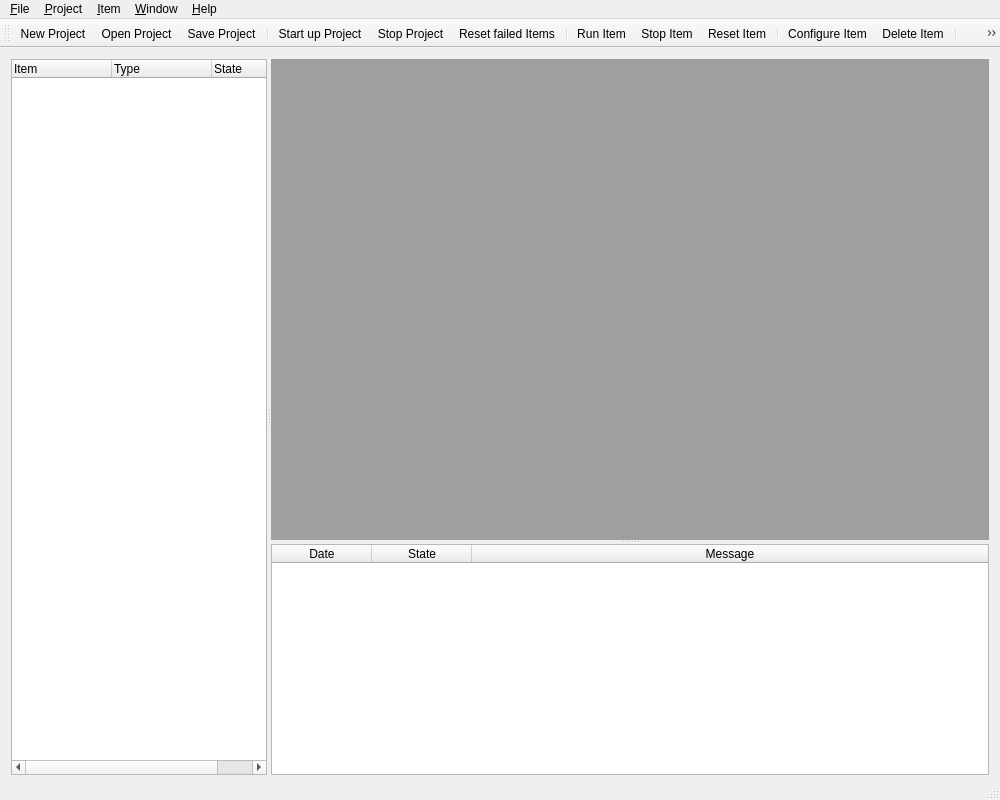
<?xml version="1.0" encoding="UTF-8"?>
<ui version="4.0">
 <class>DynExpManagerClass</class>
 <widget class="QMainWindow" name="DynExpManagerClass">
  <property name="geometry">
   <rect>
    <x>0</x>
    <y>0</y>
    <width>1000</width>
    <height>800</height>
   </rect>
  </property>
  <property name="contextMenuPolicy">
   <enum>Qt::NoContextMenu</enum>
  </property>
  <property name="windowTitle">
   <string>DynExp Manager</string>
  </property>
  <property name="windowIcon">
   <iconset resource="DynExpManager.qrc">
    <normaloff>:/DynExpManager/icons/DynExp.svg</normaloff>:/DynExpManager/icons/DynExp.svg</iconset>
  </property>
  <property name="locale">
   <locale language="English" country="UnitedStates"/>
  </property>
  <widget class="QWidget" name="centralWidget">
   <layout class="QHBoxLayout" name="centralWidget_layout">
    <property name="bottomMargin">
     <number>3</number>
    </property>
    <item>
     <widget class="QSplitter" name="splitterInstrListMain">
      <property name="orientation">
       <enum>Qt::Horizontal</enum>
      </property>
      <property name="childrenCollapsible">
       <bool>false</bool>
      </property>
      <widget class="QTreeWidget" name="treeItems">
       <property name="minimumSize">
        <size>
         <width>120</width>
         <height>300</height>
        </size>
       </property>
       <property name="contextMenuPolicy">
        <enum>Qt::CustomContextMenu</enum>
       </property>
       <property name="animated">
        <bool>true</bool>
       </property>
       <property name="columnCount">
        <number>3</number>
       </property>
       <column>
        <property name="text">
         <string>Item</string>
        </property>
       </column>
       <column>
        <property name="text">
         <string>Type</string>
        </property>
       </column>
       <column>
        <property name="text">
         <string>State</string>
        </property>
       </column>
      </widget>
      <widget class="QWidget" name="verticalMDI" native="true">
       <property name="sizePolicy">
        <sizepolicy hsizetype="Preferred" vsizetype="Preferred">
         <horstretch>1</horstretch>
         <verstretch>0</verstretch>
        </sizepolicy>
       </property>
       <layout class="QVBoxLayout" name="verticalMDI_layout">
        <property name="spacing">
         <number>0</number>
        </property>
        <property name="leftMargin">
         <number>0</number>
        </property>
        <property name="topMargin">
         <number>0</number>
        </property>
        <property name="rightMargin">
         <number>0</number>
        </property>
        <property name="bottomMargin">
         <number>0</number>
        </property>
        <item>
         <widget class="QSplitter" name="splitterMDILog">
          <property name="orientation">
           <enum>Qt::Vertical</enum>
          </property>
          <property name="childrenCollapsible">
           <bool>false</bool>
          </property>
          <widget class="QMdiArea" name="mdiMain">
           <property name="sizePolicy">
            <sizepolicy hsizetype="Expanding" vsizetype="Expanding">
             <horstretch>0</horstretch>
             <verstretch>0</verstretch>
            </sizepolicy>
           </property>
           <property name="minimumSize">
            <size>
             <width>400</width>
             <height>300</height>
            </size>
           </property>
           <property name="verticalScrollBarPolicy">
            <enum>Qt::ScrollBarAsNeeded</enum>
           </property>
           <property name="horizontalScrollBarPolicy">
            <enum>Qt::ScrollBarAsNeeded</enum>
           </property>
          </widget>
          <widget class="QTableWidget" name="tableLog">
           <property name="minimumSize">
            <size>
             <width>0</width>
             <height>40</height>
            </size>
           </property>
           <property name="contextMenuPolicy">
            <enum>Qt::CustomContextMenu</enum>
           </property>
           <property name="editTriggers">
            <set>QAbstractItemView::NoEditTriggers</set>
           </property>
           <property name="tabKeyNavigation">
            <bool>false</bool>
           </property>
           <property name="alternatingRowColors">
            <bool>true</bool>
           </property>
           <property name="selectionMode">
            <enum>QAbstractItemView::SingleSelection</enum>
           </property>
           <property name="selectionBehavior">
            <enum>QAbstractItemView::SelectRows</enum>
           </property>
           <property name="horizontalScrollMode">
            <enum>QAbstractItemView::ScrollPerPixel</enum>
           </property>
           <property name="showGrid">
            <bool>false</bool>
           </property>
           <property name="wordWrap">
            <bool>false</bool>
           </property>
           <property name="rowCount">
            <number>0</number>
           </property>
           <property name="columnCount">
            <number>3</number>
           </property>
           <attribute name="horizontalHeaderHighlightSections">
            <bool>false</bool>
           </attribute>
           <attribute name="horizontalHeaderStretchLastSection">
            <bool>true</bool>
           </attribute>
           <attribute name="verticalHeaderVisible">
            <bool>false</bool>
           </attribute>
           <column>
            <property name="text">
             <string>Date</string>
            </property>
           </column>
           <column>
            <property name="text">
             <string>State</string>
            </property>
           </column>
           <column>
            <property name="text">
             <string>Message</string>
            </property>
           </column>
          </widget>
         </widget>
        </item>
       </layout>
      </widget>
     </widget>
    </item>
   </layout>
  </widget>
  <widget class="QMenuBar" name="menuMain">
   <property name="geometry">
    <rect>
     <x>0</x>
     <y>0</y>
     <width>1000</width>
     <height>21</height>
    </rect>
   </property>
   <widget class="QMenu" name="menu_File">
    <property name="locale">
     <locale language="English" country="UnitedStates"/>
    </property>
    <property name="title">
     <string>&amp;File</string>
    </property>
    <addaction name="action_New_Project"/>
    <addaction name="action_Open_Project"/>
    <addaction name="action_Save_Project"/>
    <addaction name="action_Save_Project_As"/>
    <addaction name="separator"/>
    <addaction name="action_Close"/>
   </widget>
   <widget class="QMenu" name="menu_Help">
    <property name="locale">
     <locale language="English" country="UnitedStates"/>
    </property>
    <property name="title">
     <string>&amp;Help</string>
    </property>
    <addaction name="action_About_DynExp"/>
   </widget>
   <widget class="QMenu" name="menu_Project">
    <property name="locale">
     <locale language="English" country="UnitedStates"/>
    </property>
    <property name="title">
     <string>&amp;Project</string>
    </property>
    <widget class="QMenu" name="menu_Add_Hardware_Adapter">
     <property name="locale">
      <locale language="English" country="UnitedStates"/>
     </property>
     <property name="title">
      <string>Add Hardware &amp;Adapter</string>
     </property>
    </widget>
    <widget class="QMenu" name="menu_Add_Instrument">
     <property name="locale">
      <locale language="English" country="UnitedStates"/>
     </property>
     <property name="title">
      <string>Add I&amp;nstrument</string>
     </property>
    </widget>
    <widget class="QMenu" name="menu_Add_Module">
     <property name="locale">
      <locale language="English" country="UnitedStates"/>
     </property>
     <property name="title">
      <string>Add &amp;Module</string>
     </property>
    </widget>
    <addaction name="menu_Add_Hardware_Adapter"/>
    <addaction name="menu_Add_Instrument"/>
    <addaction name="menu_Add_Module"/>
    <addaction name="separator"/>
    <addaction name="action_Start_up_Project"/>
    <addaction name="action_Stop_Project"/>
    <addaction name="action_Reset_failed_Items"/>
    <addaction name="separator"/>
    <addaction name="action_Project_Settings"/>
   </widget>
   <widget class="QMenu" name="menu_Item">
    <property name="title">
     <string>&amp;Item</string>
    </property>
    <addaction name="action_Run_Item"/>
    <addaction name="action_Stop_Item"/>
    <addaction name="action_Force_Stop_Item"/>
    <addaction name="action_Reset_Item"/>
    <addaction name="separator"/>
    <addaction name="action_Configure_Item"/>
    <addaction name="action_Delete_Item"/>
   </widget>
   <widget class="QMenu" name="menu_Window">
    <property name="title">
     <string>&amp;Window</string>
    </property>
    <widget class="QMenu" name="menu_UI_Theme">
     <property name="title">
      <string>&amp;Theme</string>
     </property>
    </widget>
    <addaction name="menu_UI_Theme"/>
    <addaction name="separator"/>
    <addaction name="action_Show_Circuit_Diagram"/>
    <addaction name="separator"/>
    <addaction name="action_Dock_Undock_Window"/>
    <addaction name="action_Restore_Windows_from_Settings"/>
    <addaction name="separator"/>
    <addaction name="action_Dummy_NoWindow"/>
   </widget>
   <addaction name="menu_File"/>
   <addaction name="menu_Project"/>
   <addaction name="menu_Item"/>
   <addaction name="menu_Window"/>
   <addaction name="menu_Help"/>
  </widget>
  <widget class="QToolBar" name="toolBarMain">
   <attribute name="toolBarArea">
    <enum>TopToolBarArea</enum>
   </attribute>
   <attribute name="toolBarBreak">
    <bool>false</bool>
   </attribute>
   <addaction name="action_New_Project"/>
   <addaction name="action_Open_Project"/>
   <addaction name="action_Save_Project"/>
   <addaction name="separator"/>
   <addaction name="action_Start_up_Project"/>
   <addaction name="action_Stop_Project"/>
   <addaction name="action_Reset_failed_Items"/>
   <addaction name="separator"/>
   <addaction name="action_Run_Item"/>
   <addaction name="action_Stop_Item"/>
   <addaction name="action_Reset_Item"/>
   <addaction name="separator"/>
   <addaction name="action_Configure_Item"/>
   <addaction name="action_Delete_Item"/>
   <addaction name="separator"/>
   <addaction name="action_Show_Circuit_Diagram"/>
  </widget>
  <widget class="QStatusBar" name="statusBarMain"/>
  <action name="action_Close">
   <property name="text">
    <string>&amp;Close</string>
   </property>
  </action>
  <action name="action_About_DynExp">
   <property name="text">
    <string>&amp;About DynExp</string>
   </property>
  </action>
  <action name="action_New_Project">
   <property name="icon">
    <iconset resource="DynExpManager.qrc">
     <normaloff>:/DynExpManager/icons/Document-new.svg</normaloff>:/DynExpManager/icons/Document-new.svg</iconset>
   </property>
   <property name="text">
    <string>&amp;New Project</string>
   </property>
   <property name="shortcut">
    <string>Ctrl+N</string>
   </property>
  </action>
  <action name="action_Save_Project">
   <property name="icon">
    <iconset resource="DynExpManager.qrc">
     <normaloff>:/DynExpManager/icons/Document-save.svg</normaloff>:/DynExpManager/icons/Document-save.svg</iconset>
   </property>
   <property name="text">
    <string>&amp;Save Project</string>
   </property>
   <property name="shortcut">
    <string>Ctrl+S</string>
   </property>
  </action>
  <action name="action_Open_Project">
   <property name="icon">
    <iconset resource="DynExpManager.qrc">
     <normaloff>:/DynExpManager/icons/Document-open.svg</normaloff>:/DynExpManager/icons/Document-open.svg</iconset>
   </property>
   <property name="text">
    <string>&amp;Open Project</string>
   </property>
   <property name="toolTip">
    <string>Open Project</string>
   </property>
   <property name="shortcut">
    <string>Ctrl+O</string>
   </property>
  </action>
  <action name="action_Delete_Item">
   <property name="icon">
    <iconset resource="DynExpManager.qrc">
     <normaloff>:/DynExpManager/icons/Edit-delete.svg</normaloff>:/DynExpManager/icons/Edit-delete.svg</iconset>
   </property>
   <property name="text">
    <string>&amp;Delete Item</string>
   </property>
   <property name="shortcut">
    <string>Ctrl+Del</string>
   </property>
  </action>
  <action name="action_Configure_Item">
   <property name="icon">
    <iconset resource="DynExpManager.qrc">
     <normaloff>:/DynExpManager/icons/Preferences-system.svg</normaloff>:/DynExpManager/icons/Preferences-system.svg</iconset>
   </property>
   <property name="text">
    <string>&amp;Configure Item</string>
   </property>
   <property name="shortcut">
    <string>Ctrl+E</string>
   </property>
  </action>
  <action name="action_Reset_Item">
   <property name="icon">
    <iconset resource="DynExpManager.qrc">
     <normaloff>:/DynExpManager/icons/View-refresh.svg</normaloff>:/DynExpManager/icons/View-refresh.svg</iconset>
   </property>
   <property name="text">
    <string>&amp;Reset Item</string>
   </property>
   <property name="shortcut">
    <string>Ctrl+R</string>
   </property>
  </action>
  <action name="action_Stop_Item">
   <property name="icon">
    <iconset resource="DynExpManager.qrc">
     <normaloff>:/DynExpManager/icons/Media-playback-stop.svg</normaloff>:/DynExpManager/icons/Media-playback-stop.svg</iconset>
   </property>
   <property name="text">
    <string>S&amp;top Item</string>
   </property>
   <property name="shortcut">
    <string>Ctrl+T</string>
   </property>
  </action>
  <action name="action_Run_Item">
   <property name="icon">
    <iconset resource="DynExpManager.qrc">
     <normaloff>:/DynExpManager/icons/Media-playback-start.svg</normaloff>:/DynExpManager/icons/Media-playback-start.svg</iconset>
   </property>
   <property name="text">
    <string>R&amp;un Item</string>
   </property>
   <property name="shortcut">
    <string>F5</string>
   </property>
  </action>
  <action name="action_Dummy_NoWindow">
   <property name="enabled">
    <bool>false</bool>
   </property>
   <property name="text">
    <string>No windows opened</string>
   </property>
  </action>
  <action name="action_Start_up_Project">
   <property name="icon">
    <iconset resource="DynExpManager.qrc">
     <normaloff>:/DynExpManager/icons/Document-run.png</normaloff>:/DynExpManager/icons/Document-run.png</iconset>
   </property>
   <property name="text">
    <string>Start &amp;up Project</string>
   </property>
   <property name="shortcut">
    <string>Shift+F5</string>
   </property>
  </action>
  <action name="action_Dock_Undock_Window">
   <property name="icon">
    <iconset resource="DynExpManager.qrc">
     <normaloff>:/DynExpManager/icons/Preferences-system-windows.svg</normaloff>:/DynExpManager/icons/Preferences-system-windows.svg</iconset>
   </property>
   <property name="text">
    <string>Un&amp;dock Window</string>
   </property>
   <property name="shortcut">
    <string>Ctrl+D</string>
   </property>
  </action>
  <action name="action_Stop_Project">
   <property name="icon">
    <iconset resource="DynExpManager.qrc">
     <normaloff>:/DynExpManager/icons/Document-stop.png</normaloff>:/DynExpManager/icons/Document-stop.png</iconset>
   </property>
   <property name="text">
    <string>S&amp;top Project</string>
   </property>
   <property name="shortcut">
    <string>Ctrl+Shift+T</string>
   </property>
  </action>
  <action name="action_Reset_failed_Items">
   <property name="icon">
    <iconset resource="DynExpManager.qrc">
     <normaloff>:/DynExpManager/icons/View-refresh-failed.svg</normaloff>:/DynExpManager/icons/View-refresh-failed.svg</iconset>
   </property>
   <property name="text">
    <string>&amp;Reset failed Items</string>
   </property>
   <property name="shortcut">
    <string>Ctrl+Shift+R</string>
   </property>
  </action>
  <action name="action_Force_Stop_Item">
   <property name="text">
    <string>&amp;Force Stop Item</string>
   </property>
   <property name="shortcut">
    <string>Ctrl+Alt+T</string>
   </property>
  </action>
  <action name="action_Project_Settings">
   <property name="text">
    <string>&amp;Settings...</string>
   </property>
  </action>
  <action name="action_Save_Project_As">
   <property name="text">
    <string>Save Project &amp;As...</string>
   </property>
   <property name="shortcut">
    <string>Ctrl+Shift+S</string>
   </property>
  </action>
  <action name="action_Restore_Windows_from_Settings">
   <property name="icon">
    <iconset resource="DynExpManager.qrc">
     <normaloff>:/DynExpManager/icons/Edit-undo.svg</normaloff>:/DynExpManager/icons/Edit-undo.svg</iconset>
   </property>
   <property name="text">
    <string>&amp;Restore Windows from Settings</string>
   </property>
   <property name="shortcut">
    <string>Ctrl+Shift+D</string>
   </property>
  </action>
  <action name="action_Show_Circuit_Diagram">
   <property name="icon">
    <iconset resource="DynExpManager.qrc">
     <normaloff>:/DynExpManager/icons/DynExp.svg</normaloff>:/DynExpManager/icons/DynExp.svg</iconset>
   </property>
   <property name="text">
    <string>Show Circ&amp;uit Diagram</string>
   </property>
   <property name="shortcut">
    <string>Ctrl+U</string>
   </property>
  </action>
 </widget>
 <layoutdefault spacing="6" margin="11"/>
 <resources>
  <include location="DynExpManager.qrc"/>
 </resources>
 <connections>
  <connection>
   <sender>tableLog</sender>
   <signal>customContextMenuRequested(QPoint)</signal>
   <receiver>DynExpManagerClass</receiver>
   <slot>OnLogContextMenuRequested(QPoint)</slot>
   <hints>
    <hint type="sourcelabel">
     <x>674</x>
     <y>648</y>
    </hint>
    <hint type="destinationlabel">
     <x>665</x>
     <y>-8</y>
    </hint>
   </hints>
  </connection>
  <connection>
   <sender>action_About_DynExp</sender>
   <signal>triggered()</signal>
   <receiver>DynExpManagerClass</receiver>
   <slot>OnAboutClicked()</slot>
   <hints>
    <hint type="sourcelabel">
     <x>-1</x>
     <y>-1</y>
    </hint>
    <hint type="destinationlabel">
     <x>499</x>
     <y>399</y>
    </hint>
   </hints>
  </connection>
  <connection>
   <sender>action_Close</sender>
   <signal>triggered()</signal>
   <receiver>DynExpManagerClass</receiver>
   <slot>close()</slot>
   <hints>
    <hint type="sourcelabel">
     <x>-1</x>
     <y>-1</y>
    </hint>
    <hint type="destinationlabel">
     <x>499</x>
     <y>399</y>
    </hint>
   </hints>
  </connection>
  <connection>
   <sender>action_New_Project</sender>
   <signal>triggered()</signal>
   <receiver>DynExpManagerClass</receiver>
   <slot>OnNewProject()</slot>
   <hints>
    <hint type="sourcelabel">
     <x>-1</x>
     <y>-1</y>
    </hint>
    <hint type="destinationlabel">
     <x>499</x>
     <y>399</y>
    </hint>
   </hints>
  </connection>
  <connection>
   <sender>action_Open_Project</sender>
   <signal>triggered()</signal>
   <receiver>DynExpManagerClass</receiver>
   <slot>OnOpenProject()</slot>
   <hints>
    <hint type="sourcelabel">
     <x>-1</x>
     <y>-1</y>
    </hint>
    <hint type="destinationlabel">
     <x>499</x>
     <y>399</y>
    </hint>
   </hints>
  </connection>
  <connection>
   <sender>action_Save_Project</sender>
   <signal>triggered()</signal>
   <receiver>DynExpManagerClass</receiver>
   <slot>OnSaveProject()</slot>
   <hints>
    <hint type="sourcelabel">
     <x>-1</x>
     <y>-1</y>
    </hint>
    <hint type="destinationlabel">
     <x>499</x>
     <y>399</y>
    </hint>
   </hints>
  </connection>
  <connection>
   <sender>action_Delete_Item</sender>
   <signal>triggered()</signal>
   <receiver>DynExpManagerClass</receiver>
   <slot>OnDeleteItem()</slot>
   <hints>
    <hint type="sourcelabel">
     <x>-1</x>
     <y>-1</y>
    </hint>
    <hint type="destinationlabel">
     <x>499</x>
     <y>399</y>
    </hint>
   </hints>
  </connection>
  <connection>
   <sender>action_Configure_Item</sender>
   <signal>triggered()</signal>
   <receiver>DynExpManagerClass</receiver>
   <slot>OnConfigureItem()</slot>
   <hints>
    <hint type="sourcelabel">
     <x>-1</x>
     <y>-1</y>
    </hint>
    <hint type="destinationlabel">
     <x>499</x>
     <y>399</y>
    </hint>
   </hints>
  </connection>
  <connection>
   <sender>action_Run_Item</sender>
   <signal>triggered()</signal>
   <receiver>DynExpManagerClass</receiver>
   <slot>OnRunItem()</slot>
   <hints>
    <hint type="sourcelabel">
     <x>-1</x>
     <y>-1</y>
    </hint>
    <hint type="destinationlabel">
     <x>499</x>
     <y>399</y>
    </hint>
   </hints>
  </connection>
  <connection>
   <sender>action_Stop_Item</sender>
   <signal>triggered()</signal>
   <receiver>DynExpManagerClass</receiver>
   <slot>OnStopItem()</slot>
   <hints>
    <hint type="sourcelabel">
     <x>-1</x>
     <y>-1</y>
    </hint>
    <hint type="destinationlabel">
     <x>499</x>
     <y>399</y>
    </hint>
   </hints>
  </connection>
  <connection>
   <sender>action_Reset_Item</sender>
   <signal>triggered()</signal>
   <receiver>DynExpManagerClass</receiver>
   <slot>OnResetItem()</slot>
   <hints>
    <hint type="sourcelabel">
     <x>-1</x>
     <y>-1</y>
    </hint>
    <hint type="destinationlabel">
     <x>499</x>
     <y>399</y>
    </hint>
   </hints>
  </connection>
  <connection>
   <sender>treeItems</sender>
   <signal>itemSelectionChanged()</signal>
   <receiver>DynExpManagerClass</receiver>
   <slot>OnItemSelectionChanged()</slot>
   <hints>
    <hint type="sourcelabel">
     <x>136</x>
     <y>417</y>
    </hint>
    <hint type="destinationlabel">
     <x>499</x>
     <y>399</y>
    </hint>
   </hints>
  </connection>
  <connection>
   <sender>treeItems</sender>
   <signal>itemDoubleClicked(QTreeWidgetItem*,int)</signal>
   <receiver>DynExpManagerClass</receiver>
   <slot>OnItemDoubleClicked(QTreeWidgetItem*,int)</slot>
   <hints>
    <hint type="sourcelabel">
     <x>136</x>
     <y>417</y>
    </hint>
    <hint type="destinationlabel">
     <x>499</x>
     <y>399</y>
    </hint>
   </hints>
  </connection>
  <connection>
   <sender>action_Start_up_Project</sender>
   <signal>triggered()</signal>
   <receiver>DynExpManagerClass</receiver>
   <slot>OnRunProject()</slot>
   <hints>
    <hint type="sourcelabel">
     <x>-1</x>
     <y>-1</y>
    </hint>
    <hint type="destinationlabel">
     <x>499</x>
     <y>399</y>
    </hint>
   </hints>
  </connection>
  <connection>
   <sender>treeItems</sender>
   <signal>customContextMenuRequested(QPoint)</signal>
   <receiver>DynExpManagerClass</receiver>
   <slot>OnItemTreeContextMenuRequested(QPoint)</slot>
   <hints>
    <hint type="sourcelabel">
     <x>136</x>
     <y>417</y>
    </hint>
    <hint type="destinationlabel">
     <x>499</x>
     <y>399</y>
    </hint>
   </hints>
  </connection>
  <connection>
   <sender>action_Dock_Undock_Window</sender>
   <signal>triggered()</signal>
   <receiver>DynExpManagerClass</receiver>
   <slot>OnDockUndockWindow()</slot>
   <hints>
    <hint type="sourcelabel">
     <x>-1</x>
     <y>-1</y>
    </hint>
    <hint type="destinationlabel">
     <x>499</x>
     <y>399</y>
    </hint>
   </hints>
  </connection>
  <connection>
   <sender>action_Stop_Project</sender>
   <signal>triggered()</signal>
   <receiver>DynExpManagerClass</receiver>
   <slot>OnStopProject()</slot>
   <hints>
    <hint type="sourcelabel">
     <x>-1</x>
     <y>-1</y>
    </hint>
    <hint type="destinationlabel">
     <x>499</x>
     <y>399</y>
    </hint>
   </hints>
  </connection>
  <connection>
   <sender>action_Reset_failed_Items</sender>
   <signal>triggered()</signal>
   <receiver>DynExpManagerClass</receiver>
   <slot>OnResetFailedItems()</slot>
   <hints>
    <hint type="sourcelabel">
     <x>-1</x>
     <y>-1</y>
    </hint>
    <hint type="destinationlabel">
     <x>499</x>
     <y>399</y>
    </hint>
   </hints>
  </connection>
  <connection>
   <sender>action_Force_Stop_Item</sender>
   <signal>triggered()</signal>
   <receiver>DynExpManagerClass</receiver>
   <slot>OnForceStopItem()</slot>
   <hints>
    <hint type="sourcelabel">
     <x>-1</x>
     <y>-1</y>
    </hint>
    <hint type="destinationlabel">
     <x>499</x>
     <y>399</y>
    </hint>
   </hints>
  </connection>
  <connection>
   <sender>action_Project_Settings</sender>
   <signal>triggered()</signal>
   <receiver>DynExpManagerClass</receiver>
   <slot>OnProjectSettingsClicked()</slot>
   <hints>
    <hint type="sourcelabel">
     <x>-1</x>
     <y>-1</y>
    </hint>
    <hint type="destinationlabel">
     <x>499</x>
     <y>399</y>
    </hint>
   </hints>
  </connection>
  <connection>
   <sender>action_Save_Project_As</sender>
   <signal>triggered()</signal>
   <receiver>DynExpManagerClass</receiver>
   <slot>OnSaveProjectAs()</slot>
   <hints>
    <hint type="sourcelabel">
     <x>-1</x>
     <y>-1</y>
    </hint>
    <hint type="destinationlabel">
     <x>499</x>
     <y>399</y>
    </hint>
   </hints>
  </connection>
  <connection>
   <sender>action_Restore_Windows_from_Settings</sender>
   <signal>triggered()</signal>
   <receiver>DynExpManagerClass</receiver>
   <slot>OnRestoreWindowStatesFromParams()</slot>
   <hints>
    <hint type="sourcelabel">
     <x>-1</x>
     <y>-1</y>
    </hint>
    <hint type="destinationlabel">
     <x>499</x>
     <y>399</y>
    </hint>
   </hints>
  </connection>
  <connection>
   <sender>action_Show_Circuit_Diagram</sender>
   <signal>triggered()</signal>
   <receiver>DynExpManagerClass</receiver>
   <slot>OnShowCircuitDiagram()</slot>
   <hints>
    <hint type="sourcelabel">
     <x>-1</x>
     <y>-1</y>
    </hint>
    <hint type="destinationlabel">
     <x>499</x>
     <y>399</y>
    </hint>
   </hints>
  </connection>
 </connections>
 <slots>
  <slot>OnLogContextMenuRequested(QPoint)</slot>
  <slot>OnAboutClicked()</slot>
  <slot>OnNewProject()</slot>
  <slot>OnOpenProject()</slot>
  <slot>OnSaveProject()</slot>
  <slot>OnDeleteItem()</slot>
  <slot>OnConfigureItem()</slot>
  <slot>OnRunItem()</slot>
  <slot>OnStopItem()</slot>
  <slot>OnResetItem()</slot>
  <slot>OnItemSelectionChanged()</slot>
  <slot>OnItemDoubleClicked(QTreeWidgetItem*,int)</slot>
  <slot>OnRunProject()</slot>
  <slot>OnItemTreeContextMenuRequested(QPoint)</slot>
  <slot>OnDockUndockWindow()</slot>
  <slot>OnWindowMenuOpened()</slot>
  <slot>OnStopProject()</slot>
  <slot>OnResetFailedItems()</slot>
  <slot>OnForceStopItem()</slot>
  <slot>OnProjectSettingsClicked()</slot>
  <slot>OnSaveProjectAs()</slot>
  <slot>OnRestoreWindowStatesFromParams()</slot>
  <slot>OnShowCircuitDiagram()</slot>
 </slots>
</ui>
